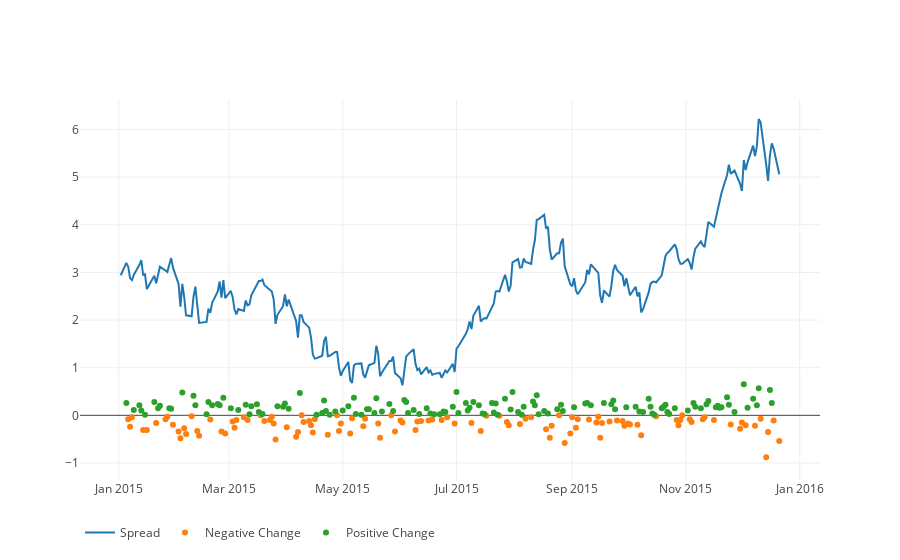

The code cell stored with this chart in its notebook:
### Code cell
df = pd.merge(df_2015_CL2016_01, df_2015_CL2016_07,  
              on='date', suffixes=('_01', '_07'))
df['spread'] = df['close_07'] - df['close_01']
df['spread_deriv'] = df['spread'].diff()
df['spread_deriv_pos'] = df['spread_deriv'][df['spread_deriv'] > 0]
df['spread_deriv_neg'] = df['spread_deriv'][df['spread_deriv'] <= 0]
plot([Scatter(x=df['date'], y=df['spread'], name='Spread'),
      Scatter(x=df['date'], y=df['spread_deriv_neg'], name='Negative Change', mode='markers'),
      Scatter(x=df['date'], y=df['spread_deriv_pos'], name='Positive Change', mode='markers')])
# Save the variable
df_2016_07_sub_2016_01 = df

### Figure 1 — Plotly figure (JSON) as saved in the notebook; plotly's stock layout.template omitted (floating-point values rounded to 4 significant figures; data arrays with more than 128 entries replaced by an {"elided": "..."} marker saying what was removed)
{"data": [{"hoverinfo": "skip", "name": "Spread", "type": "scatter", "x": {"elided": "245 str values"}, "y": {"elided": "245 float values"}}, {"hoverinfo": "skip", "mode": "markers", "name": "Negative Change", "type": "scatter", "x": {"elided": "245 str values"}, "y": {"elided": "245 float values"}}, {"hoverinfo": "skip", "mode": "markers", "name": "Positive Change", "type": "scatter", "x": {"elided": "245 str values"}, "y": {"elided": "245 float values"}}], "layout": {"legend": {"orientation": "h"}, "showlegend": true, "title": "", "xaxis": {"fixedrange": true}, "yaxis": {"fixedrange": true}}}
